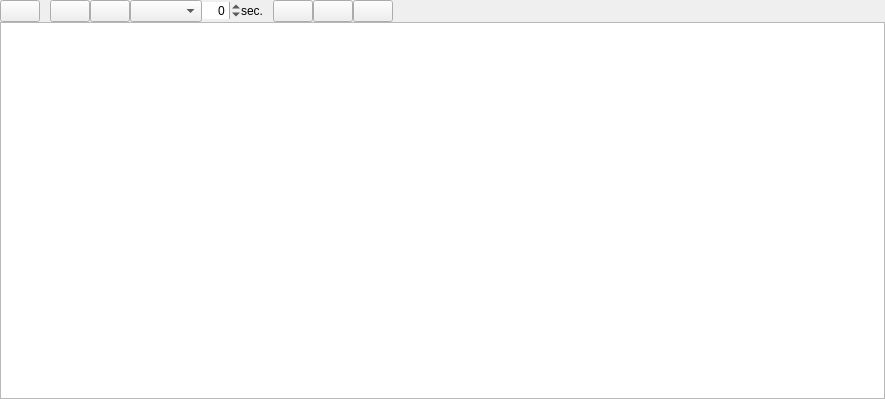
<?xml version="1.0" encoding="UTF-8"?>
<ui version="4.0">
 <class>DlgFindAll</class>
 <widget class="QWidget" name="DlgFindAll">
  <property name="geometry">
   <rect>
    <x>0</x>
    <y>0</y>
    <width>885</width>
    <height>399</height>
   </rect>
  </property>
  <property name="windowTitle">
   <string>Auto DJ</string>
  </property>
  <layout class="QVBoxLayout" name="verticalLayout">
   <property name="spacing">
    <number>0</number>
   </property>
   <property name="leftMargin">
    <number>0</number>
   </property>
   <property name="topMargin">
    <number>0</number>
   </property>
   <property name="rightMargin">
    <number>0</number>
   </property>
   <property name="bottomMargin">
    <number>0</number>
   </property>
   <item>
    <widget class="QWidget" name="LibraryFeatureControls">
     <layout class="QHBoxLayout" name="horizontalLayout">
      <property name="spacing">
       <number>0</number>
      </property>
      <property name="leftMargin">
       <number>0</number>
      </property>
      <property name="topMargin">
       <number>0</number>
      </property>
      <property name="rightMargin">
       <number>0</number>
      </property>
      <property name="bottomMargin">
       <number>0</number>
      </property>
      <item>
       <widget class="QPushButton" name="pushButtonAutoDJ">
        <property name="focusPolicy">
         <enum>Qt::NoFocus</enum>
        </property>
        <property name="sizePolicy">
         <sizepolicy hsizetype="Preferred" vsizetype="Fixed">
          <horstretch>0</horstretch>
          <verstretch>0</verstretch>
         </sizepolicy>
        </property>
        <property name="checkable">
         <bool>true</bool>
        </property>
       </widget>
      </item>
      <item>
       <spacer name="horizontalSpacer_1">
        <property name="orientation">
         <enum>Qt::Horizontal</enum>
        </property>
        <property name="sizeType">
         <enum>QSizePolicy::Fixed</enum>
        </property>
        <property name="sizeHint" stdset="0">
         <size>
          <width>10</width>
          <height>1</height>
         </size>
        </property>
       </spacer>
      </item>
      <item>
       <widget class="QPushButton" name="pushButtonFadeNow">
        <property name="focusPolicy">
         <enum>Qt::NoFocus</enum>
        </property>
        <property name="sizePolicy">
         <sizepolicy hsizetype="Preferred" vsizetype="Fixed">
          <horstretch>0</horstretch>
          <verstretch>0</verstretch>
         </sizepolicy>
        </property>
       </widget>
      </item>
      <item>
       <widget class="QPushButton" name="pushButtonSkipNext">
        <property name="focusPolicy">
         <enum>Qt::NoFocus</enum>
        </property>
        <property name="sizePolicy">
         <sizepolicy hsizetype="Preferred" vsizetype="Fixed">
          <horstretch>0</horstretch>
          <verstretch>0</verstretch>
         </sizepolicy>
        </property>
        <property name="checkable">
         <bool>false</bool>
        </property>
       </widget>
      </item>
      <item>
       <widget class="QComboBox" name="fadeModeCombobox">
       </widget>
      </item>
      <item>
       <widget class="QSpinBox" name="spinBoxTransition">
        <property name="sizePolicy">
         <sizepolicy hsizetype="Fixed" vsizetype="Fixed">
          <horstretch>0</horstretch>
          <verstretch>0</verstretch>
         </sizepolicy>
        </property>
        <property name="frame">
         <bool>false</bool>
        </property>
        <property name="alignment">
         <set>Qt::AlignRight|Qt::AlignTrailing|Qt::AlignVCenter</set>
        </property>
        <property name="minimum">
         <number>-99</number>
        </property>
       </widget>
      </item>
      <item>
       <widget class="QLabel" name="labelTransitionAppendix">
        <property name="text">
         <string>sec.</string>
        </property>
       </widget>
      </item>
      <item>
       <spacer name="horizontalSpacer_2">
        <property name="orientation">
         <enum>Qt::Horizontal</enum>
        </property>
        <property name="sizeType">
         <enum>QSizePolicy::Fixed</enum>
        </property>
        <property name="sizeHint" stdset="0">
         <size>
          <width>10</width>
          <height>1</height>
         </size>
        </property>
       </spacer>
      </item>
      <item>
       <widget class="QPushButton" name="pushButtonShuffle">
        <property name="focusPolicy">
         <enum>Qt::NoFocus</enum>
        </property>
        <property name="sizePolicy">
         <sizepolicy hsizetype="Preferred" vsizetype="Fixed">
          <horstretch>0</horstretch>
          <verstretch>0</verstretch>
         </sizepolicy>
        </property>
        <property name="checkable">
         <bool>false</bool>
        </property>
       </widget>
      </item>
      <item>
       <widget class="QPushButton" name="pushButtonAddRandomTrack">
        <property name="focusPolicy">
         <enum>Qt::NoFocus</enum>
        </property>
        <property name="sizePolicy">
         <sizepolicy hsizetype="Preferred" vsizetype="Fixed">
          <horstretch>0</horstretch>
          <verstretch>0</verstretch>
         </sizepolicy>
        </property>
       </widget>
      </item>
      <item>
       <widget class="QPushButton" name="pushButtonRepeatPlaylist">
        <property name="focusPolicy">
         <enum>Qt::NoFocus</enum>
        </property>
        <property name="sizePolicy">
         <sizepolicy hsizetype="Preferred" vsizetype="Fixed">
          <horstretch>0</horstretch>
          <verstretch>0</verstretch>
         </sizepolicy>
        </property>
        <property name="checkable">
         <bool>true</bool>
        </property>
       </widget>
      </item>
      <item>
       <spacer name="horizontalSpacer_3">
        <property name="orientation">
         <enum>Qt::Horizontal</enum>
        </property>
        <property name="sizeHint" stdset="0">
         <size>
          <width>1</width>
          <height>20</height>
         </size>
        </property>
       </spacer>
      </item>
      <item>
       <widget class="QLabel" name="labelSelectionInfo">
        <property name="text">
         <string/>
        </property>
       </widget>
      </item>
     </layout>
    </widget>
   </item>
   <item>
    <widget class="QTableView" name="m_pTrackTablePlaceholder">
     <property name="showGrid">
      <bool>true</bool>
     </property>
    </widget>
   </item>
  </layout>
 </widget>
 <resources>
  <include location="../../../res/mixxx.qrc"/>
 </resources>
 <connections/>
</ui>
